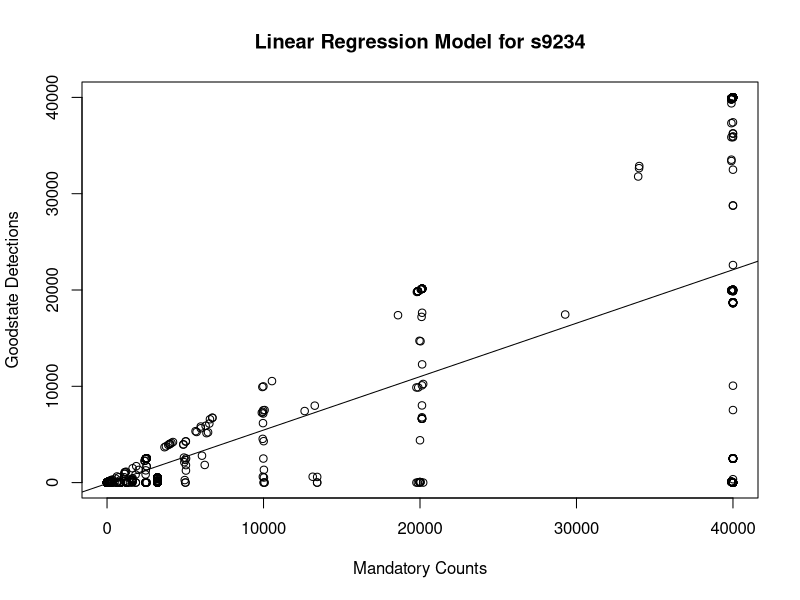
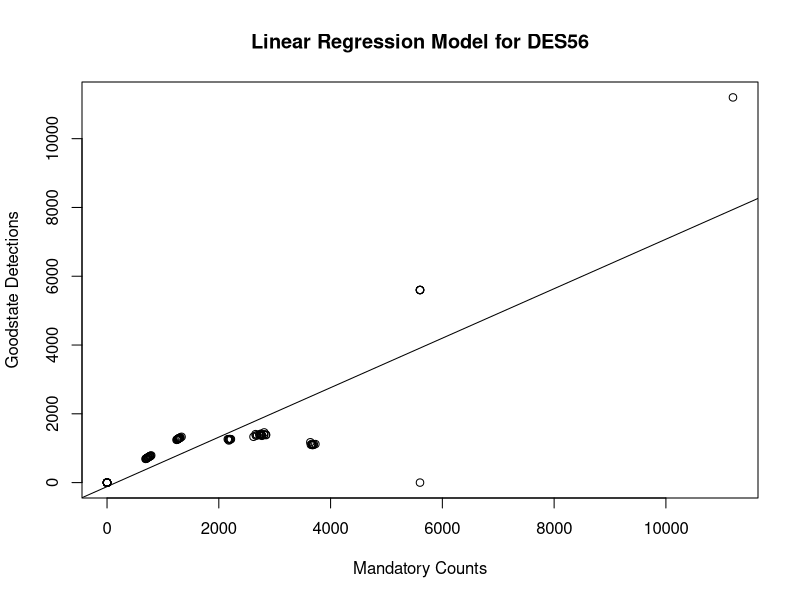

Here is the R script that generated these plots, in order:
s9234df <- read.csv("s9234.csv")
s9234df <- s9234df[s9234df$FT == "DS", ]
s9234lm <- lm(s9234df$GS~s9234df$MC)
#png("s9234linereg.png")
plot(x=s9234df$MC, y=s9234df$GS, main="Linear Regression Model for s9234", xlab="Mandatory Counts", ylab="Goodstate Detections")
abline(s9234lm)
#dev.off()
cor(s9234df$MC, s9234df$GS)



desdf <- read.csv("des.csv")
desdf <- desdf[desdf$MC < 12000, ]
deslm <- lm(desdf$GS~desdf$MC)
png("deslinereg.png")
plot(x=desdf$MC, y=desdf$GS, main="Linear Regression Model for DES56", xlab="Mandatory Counts", ylab="Goodstate Detections")
abline(deslm)
dev.off()
cor(desdf$MC, desdf$GS)